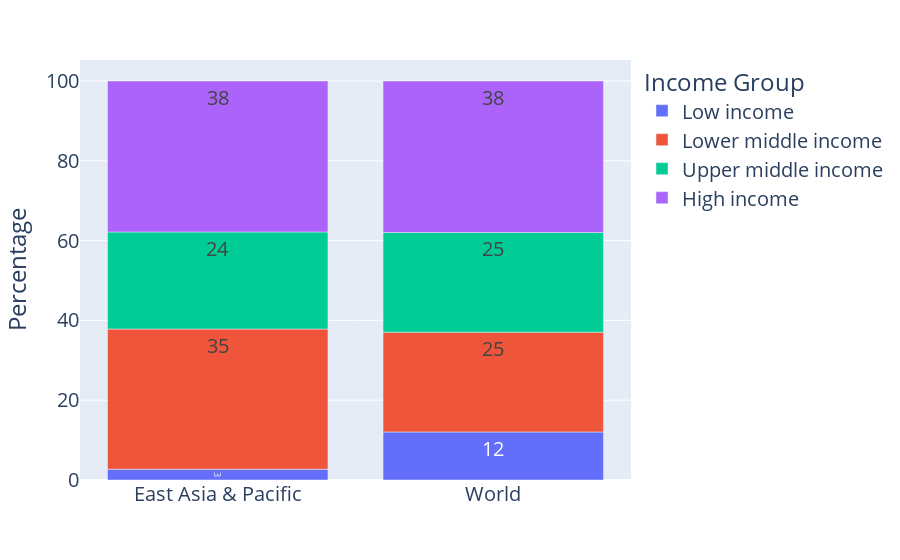

Notebook code cell kept with this figure:
### Markdown cell above
* Stacked bar charts are much easier in Plotly using [`px.bar`](https://plotly.com/python-api-reference/generated/plotly.express.bar) function.

### Code cell
fig = px.bar(groups_concat, x="Region", y="Percentage", color="Income Group", 
             text="Percentage", text_auto=".0f")
fig.update_layout(font=dict(size=20), xaxis_title=None,)
fig.show()

### Figure 1 — Plotly figure (JSON) as saved in the notebook; plotly's stock layout.template omitted (floating-point values rounded to 4 significant figures)
{"data": [{"alignmentgroup": "True", "hovertemplate": "Income Group=Low income<br>Region=%{x}<br>Percentage=%{text}<extra></extra>", "legendgroup": "Low income", "marker": {"color": "#636efa", "pattern": {"shape": ""}}, "name": "Low income", "offsetgroup": "Low income", "orientation": "v", "showlegend": true, "text": [2.703, 12.04], "textposition": "auto", "texttemplate": "%{y:.0f}", "type": "bar", "x": ["East Asia & Pacific", "World"], "xaxis": "x", "y": [2.703, 12.04], "yaxis": "y"}, {"alignmentgroup": "True", "hovertemplate": "Income Group=Lower middle income<br>Region=%{x}<br>Percentage=%{text}<extra></extra>", "legendgroup": "Lower middle income", "marker": {"color": "#EF553B", "pattern": {"shape": ""}}, "name": "Lower middle income", "offsetgroup": "Lower middle income", "orientation": "v", "showlegend": true, "text": [35.14, 25], "textposition": "auto", "texttemplate": "%{y:.0f}", "type": "bar", "x": ["East Asia & Pacific", "World"], "xaxis": "x", "y": [35.14, 25], "yaxis": "y"}, {"alignmentgroup": "True", "hovertemplate": "Income Group=Upper middle income<br>Region=%{x}<br>Percentage=%{text}<extra></extra>", "legendgroup": "Upper middle income", "marker": {"color": "#00cc96", "pattern": {"shape": ""}}, "name": "Upper middle income", "offsetgroup": "Upper middle income", "orientation": "v", "showlegend": true, "text": [24.32, 25], "textposition": "auto", "texttemplate": "%{y:.0f}", "type": "bar", "x": ["East Asia & Pacific", "World"], "xaxis": "x", "y": [24.32, 25], "yaxis": "y"}, {"alignmentgroup": "True", "hovertemplate": "Income Group=High income<br>Region=%{x}<br>Percentage=%{text}<extra></extra>", "legendgroup": "High income", "marker": {"color": "#ab63fa", "pattern": {"shape": ""}}, "name": "High income", "offsetgroup": "High income", "orientation": "v", "showlegend": true, "text": [37.84, 37.96], "textposition": "auto", "texttemplate": "%{y:.0f}", "type": "bar", "x": ["East Asia & Pacific", "World"], "xaxis": "x", "y": [37.84, 37.96], "yaxis": "y"}], "layout": {"barmode": "relative", "font": {"size": 20}, "legend": {"title": {"text": "Income Group"}, "tracegroupgap": 0}, "margin": {"t": 60}, "xaxis": {"anchor": "y", "domain": [0, 1], "title": {}}, "yaxis": {"anchor": "x", "domain": [0, 1], "title": {"text": "Percentage"}}}}
